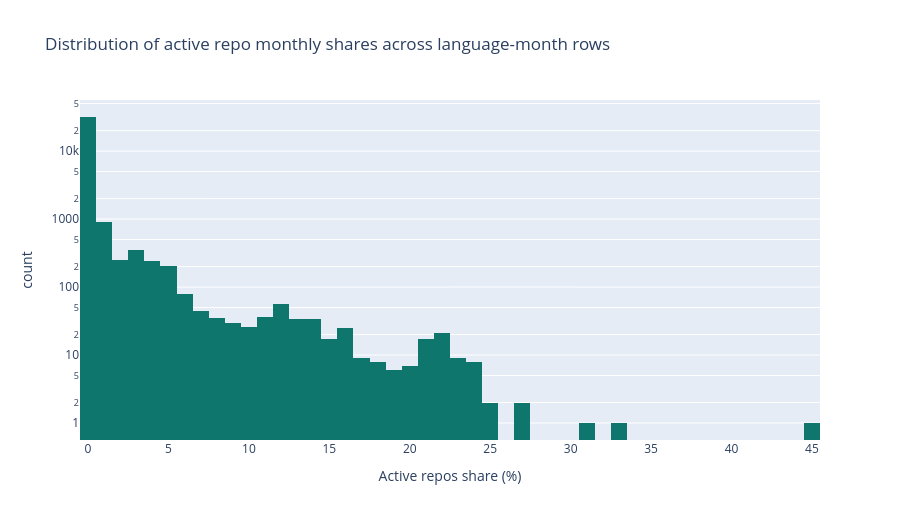

Notebook source saved alongside this figure:
### Code cell
distribution_metric = "active_repos"
dist_df = normalized.loc[normalized[f"{distribution_metric}_share"] > 0].copy()
fig = px.histogram(
    dist_df,
    x=f"{distribution_metric}_share_pct",
    nbins=80,
    log_y=True,
    labels={f"{distribution_metric}_share_pct": "Active repos share (%)", "count": "Language-month rows"},
    title="Distribution of active repo monthly shares across language-month rows",
)
fig.update_traces(marker_color="#0f766e", hovertemplate="Share: %{x:.4f}%<br>Rows: %{y:,}<extra></extra>")
fig.update_layout(height=520)
fig.show()

### Figure 1 — Plotly figure (JSON) as saved in the notebook; plotly's stock layout.template omitted (floating-point values rounded to 4 significant figures; data arrays with more than 128 entries replaced by an {"elided": "..."} marker saying what was removed)
{"data": [{"bingroup": "x", "hovertemplate": "Share: %{x:.4f}%<br>Rows: %{y:,}<extra></extra>", "legendgroup": "", "marker": {"color": "#0f766e", "pattern": {"shape": ""}}, "name": "", "nbinsx": 80, "orientation": "v", "showlegend": false, "type": "histogram", "x": {"elided": "34197 float values"}, "xaxis": "x", "yaxis": "y"}], "layout": {"barmode": "relative", "height": 520, "legend": {"tracegroupgap": 0}, "title": {"text": "Distribution of active repo monthly shares across language-month rows"}, "xaxis": {"anchor": "y", "domain": [0, 1], "title": {"text": "Active repos share (%)"}}, "yaxis": {"anchor": "x", "domain": [0, 1], "title": {"text": "count"}, "type": "log"}}}
